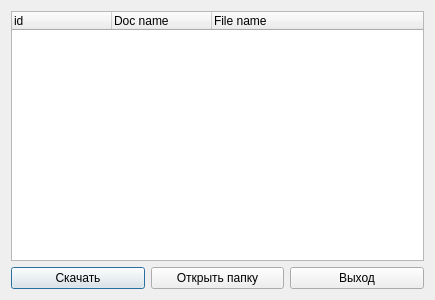
<?xml version="1.0" encoding="UTF-8"?>
<ui version="4.0">
 <class>DownloadDialog</class>
 <widget class="QDialog" name="DownloadDialog">
  <property name="geometry">
   <rect>
    <x>0</x>
    <y>0</y>
    <width>435</width>
    <height>300</height>
   </rect>
  </property>
  <property name="windowTitle">
   <string>Dialog</string>
  </property>
  <layout class="QGridLayout" name="gridLayout">
   <item row="0" column="0">
    <layout class="QVBoxLayout" name="verticalLayout">
     <item>
      <widget class="QTreeWidget" name="treeWidget">
       <column>
        <property name="text">
         <string>id</string>
        </property>
       </column>
       <column>
        <property name="text">
         <string>Doc name</string>
        </property>
       </column>
       <column>
        <property name="text">
         <string>File name</string>
        </property>
       </column>
      </widget>
     </item>
     <item>
      <layout class="QHBoxLayout" name="horizontalLayout">
       <item>
        <widget class="QPushButton" name="pushButton">
         <property name="text">
          <string>Скачать</string>
         </property>
        </widget>
       </item>
       <item>
        <widget class="QPushButton" name="pushButton_3">
         <property name="text">
          <string>Открыть папку</string>
         </property>
        </widget>
       </item>
       <item>
        <widget class="QPushButton" name="pushButton_2">
         <property name="text">
          <string>Выход</string>
         </property>
        </widget>
       </item>
      </layout>
     </item>
    </layout>
   </item>
  </layout>
 </widget>
 <resources/>
 <connections/>
</ui>
